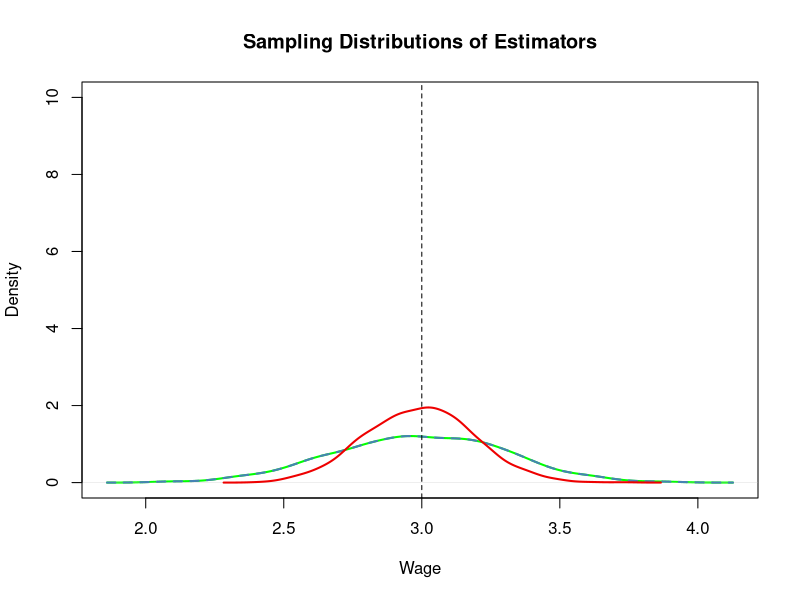

Source code (R): (Note: this script raises an error after producing the figure.)
#lab_hw2_template
#Section038
#Kevin Chang 862085333
#Milt Aubry 862061935
#Bryan Lac 862170218
#Kelvin Wen 
#Q1

#suppose the total population of country A is infinite. 
#the wage is normally distributed with 
#mean of 100 dollar and the variance of the wage is 9.
#Unfortunately, this information is not known by economists, they have to do surveys on wages.
#The first survey with sample size of 49,The second survey with sample size of 121 
 
#a) plot the distribution of sample standard deviation of the first survey

#sample size 49,repeat the survey for 1000 times
wage.sample1 <- replicate(expr= sd(sample(rnorm(49, mean=100, sd=3))), n = 1000) 
wage.sample1

#sample size 121,repeat the survey for 1000 times
wage.sample2 <- replicate(expr = sd(sample(rnorm(121, mean=100, sd=3))), n = 1000)

plot(density(wage.sample1), 
     col = "green", 
     lwd = 2,
     ylim = c(0, 10),
     xlab = "Wage",
     main = "Sampling Distributions of Estimators")
lines(density(wage.sample1), 
col = "steelblue", 
lwd = 2, 
bty = "l",lty = 2,xlim = c(5, 100),
  ylim = c(0, 1))

#b) plot the distribution of sample standard deviation of the second survey

lines(density(wage.sample2), 
col = "red2", 
lwd = 2)

#c) add a vertical line at the true parameter (sd of population)

abline(v = 3, lty = 2)

#d) from the graph, which survey has a larger SE of sample sd?
#The first survey has a larger SE of sample sd because the graph is more spread out compared
#to the 2nd survey which has a more narrow SE of sample sd. 


#Q2
#Ref:https://www.andrew.cmu.edu/user/achoulde/94842/lectures/lecture07/lecture07-94842.html
#Ref:https://uc-r.github.io/t_test#twosample

#a) 
covid <- function(n1, n2, mean.shift = 0) {
  rate_positive <- rnorm(n1 + n2,mean=0,sd=10) + c(rep(30, n1), rep(30+mean.shift, n2))
  groups <- c(rep("mask", n1), rep("no_mask", n2))
  data.frame(rate_positive  = rate_positive, groups = groups)
}

obs.data <- covid(n1 = 100, n2 = 150, mean.shift = 20)
View(obs.data)

#b)
qplot(fill = groups, x = rate_positive, data = obs.data, geom = "density", 
      alpha = I(0.5),
      adjust = 1.5)
#c)
ggplot(obs.data, aes(groups, rate_positive)) +
  geom_boxplot()

# The plot suggest that wearing a mask decreases the rate positive.
# let's find out if the difference is statisitcally significant.

obs.data %>%
  group_by(groups) %>%
  summarize(num.obs = n(),
            mean.rate_positive = round(mean(rate_positive), 0),
            sd.rate_positive = round(sd(rate_positive), 0),
            se.rate_positive = round(sd(rate_positive) / sqrt(num.obs), 0))

# Let's run a t test

t_test <- t.test(rate_positive ~ groups, data = obs.data)
t_test

#d)
print(paste("the p_value of the t test is:",t_test$p.value))

#e)
# the confidence interval is:
t_test$conf.int

# The result confirmed that the rate positive is on average 17 higher in the counties that don't have a mask mandate than the ones that do. 
# t_statistic : -14.29 , p_value < 2.2e-16, 95% CI [-20.22  -15.32]
# the confidence interval means that 95% of the difference in means of a random population will be in this interval

# Since the p_value is less than the level of significance 0.05, 
# so we can reject the null hypothesis saying that there's not any difference 
# in rate positive for both groups

#Masks are effective in preventing covid-19
